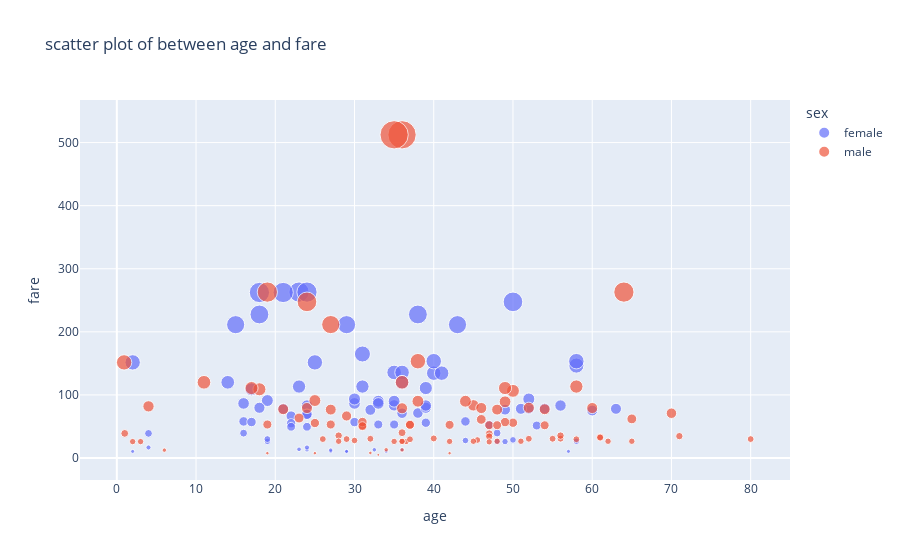

Here is the notebook cell this chart was saved with:
### Code cell
df.dropna(inplace=True)

fig = px.scatter(df , x = 'age' , y = 'fare', size = 'fare' ,color = 'sex' , title = 'scatter plot of between age and fare')

# show the plot
fig.show()
fig.write_image('bubble_plot.png' , scale = 3) # scale = 3 means 300 dpi
